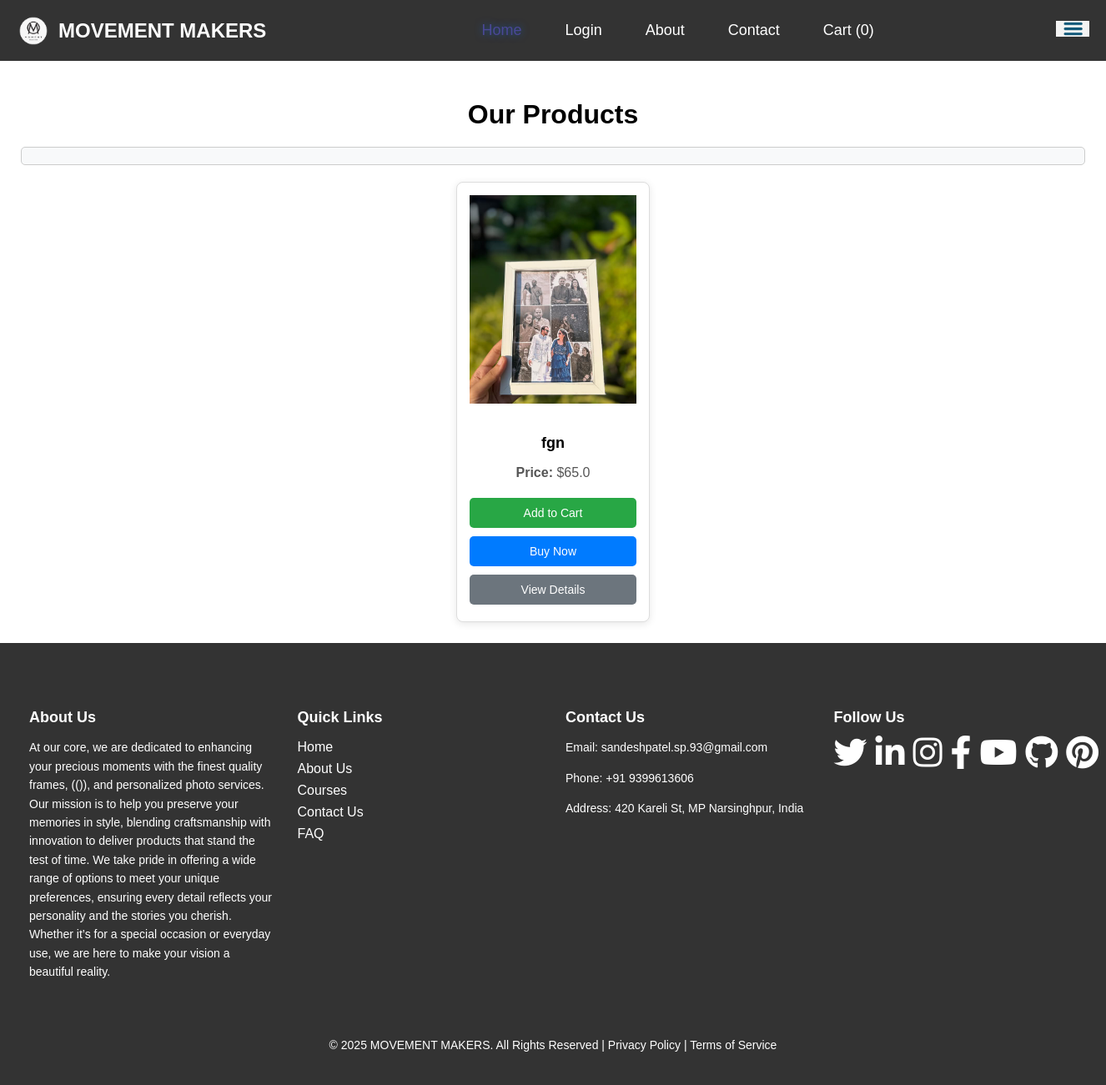
Before: / with the older database file.
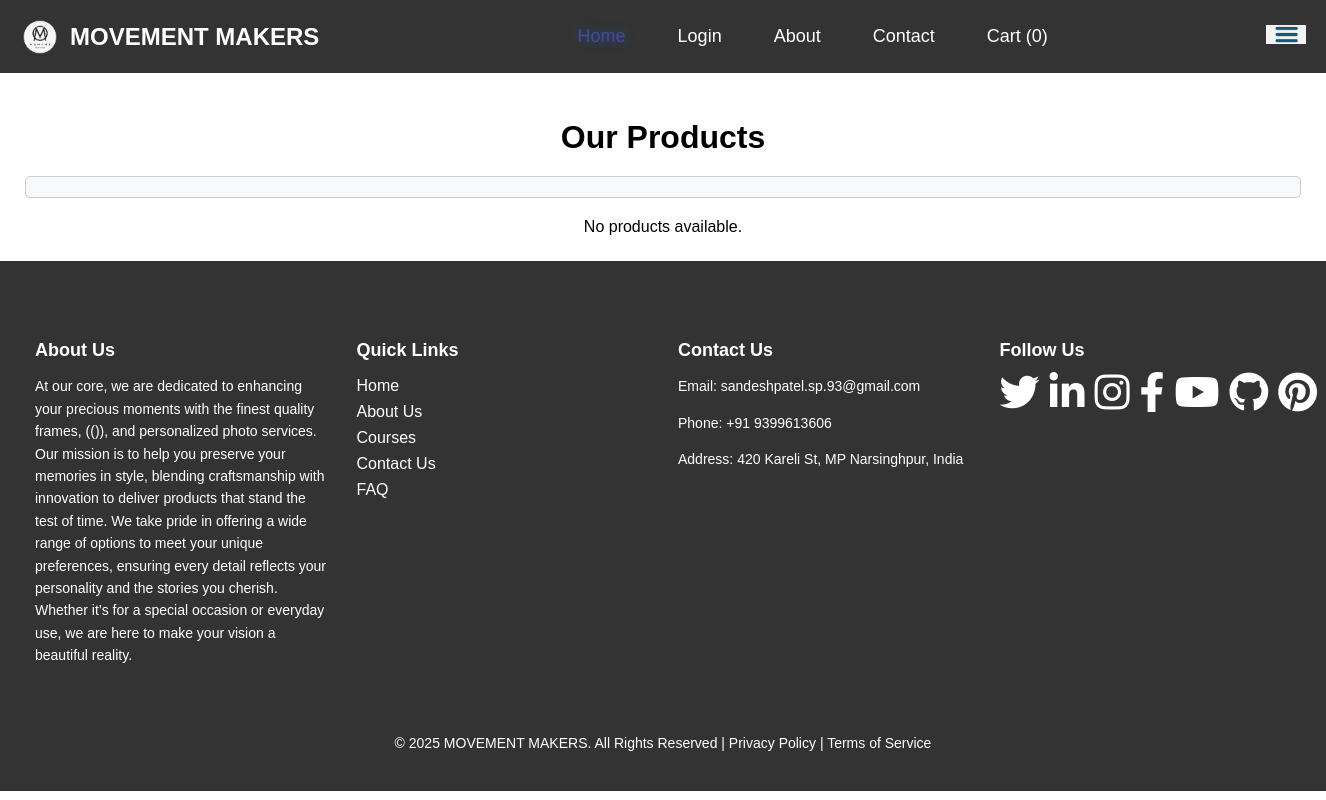
After: the same page with the newer database file.
### app.py (models this page shows)
class Product(db.Model):
    id = db.Column(db.Integer, primary_key=True)
    name = db.Column(db.String(100), nullable=False)
    price = db.Column(db.Float, nullable=False)
    description = db.Column(db.Text, nullable=False)
    image_path = db.Column(db.String(255), nullable=True)
    seller_id = db.Column(db.Integer, db.ForeignKey('user.id', ondelete="CASCADE"), nullable=False)
    seller = db.relationship('User', backref=db.backref('products', lazy=True, cascade="all, delete"))

### app.py (the view)
@app.route('/')
def public_page():
    products = Product.query.all()  # Fetch all products
    return render_template('index.html', products=products)

### templates/index.html (shortened to what this page needs)
<!DOCTYPE html>
<html lang="en">
  <head>
    {% include 'header.html' %}
  </head>
  <body>
    {% include 'navbar.html' %} {% include 'products.html' %} {% include
    'footer.html' %}
  </body>
</html>

### templates/header.html (shortened to what this page needs)
<head>
    <link rel="stylesheet" href="https://cdnjs.cloudflare.com/ajax/libs/font-awesome/5.15.4/css/all.min.css" />
    <link rel="stylesheet" href="{{ url_for('static', filename='style.css') }}" />
</head>

### templates/navbar.html (shortened to what this page needs)
<nav class="navbar">
  <div class="navbar-container">
    <a class="navbar-brand" href="/">
      <img src="/static/uploads/newlogo.png" alt="Logo" class="navbar-logo" />
      <b>MOVEMENT MAKERS</b>
    </a>
    <ul class="navbar-links" id="nav-links">
      <li><a href="/" class="active">Home</a></li>
      <li><a href="/login">Login</a></li>
      <li><a href="#about">About</a></li>
      <li><a href="#contact">Contact</a></li>
      <li>
        <a href="/cart">
          Cart <span id="cart-count">(0)</span>
        </a>
      </li>
    </ul>
    <div class="hamburger" onclick="toggleMenu()">
      <img
        style="max-width: 40px; max-height: 20px"
        src="/static/OIP.png"
        alt="click me"
        srcset=""
      />
    </div>
  </div>
</nav>

### templates/products.html (shortened to what this page needs)
<div class="container">
  <h1>Our Products</h1>
  <div id="messageBox" class="message-box"></div>
  <div class="row">
    {% if products %}
    {% for product in products %}
    <div class="product-card">
      <img
        src="{{ url_for('static', filename=product.image_path) }}"
        alt="{{ product.name }}"
        onclick="viewProductDetails('{{ product.id }}')"
      />
      <h3>{{ product.name }}</h3>
      <p><strong>Price:</strong> ${{ product.price }}</p>
      <button class="btn add-to-cart" onclick="addToCart('{{ product.id }}')">
        Add to Cart
      </button>
      <button
        class="btn buy-now"
        onclick="redirectToCheckout('{{ product.id }}', '{{ product.name }}', '{{ product.price }}')"
      >
        Buy Now
      </button>
      <button
        class="btn view-details"
        onclick="viewProductDetails('{{ product.id }}')"
      >
        View Details
      </button>
    </div>
    {% endfor %}
    {% else %}
    <div class="alert" role="alert">No products available.</div>
    {% endif %}
  </div>
</div>

### templates/footer.html (shortened to what this page needs)
<footer class="footer">
  <div class="footer-container">
    <div class="footer-column">
      <h4>About Us</h4>
      <p>
        At our core, we are dedicated to enhancing your precious moments with the finest quality frames, (()), and personalized photo services. Our mission is to help you preserve your memories in style, blending craftsmanship with innovation to deliver products that stand the test of time.
        We take pride in offering a wide range of options to meet your unique preferences, ensuring every detail reflects your personality and the stories you cherish. Whether it’s for a special occasion or everyday use, we are here to make your vision a beautiful reality.
      </p>
    </div>
    <div class="footer-column">
      <h4>Quick Links</h4>
      <ul>
        <li><a href="/">Home</a></li>
        <li><a href="#about">About Us</a></li>
        <li><a href="/courses">Courses</a></li>
        <li><a href="https://wa.me/9399613606">Contact Us</a></li>
        <li><a href="#">FAQ</a></li>
      </ul>
    </div>
    <div class="footer-column">
      <h4>Contact Us</h4>
      <p>
        Email:
        <a href="mailto:sandeshpatel.sp.93@gmail.com"
          >sandeshpatel.sp.93@gmail.com</a
        >
      </p>
      <p>Phone: <a href="tel:+919399613606">+91 9399613606</a></p>
      <p>Address: 420 Kareli St, MP Narsinghpur, India</p>
    </div>
    <div class="footer-column">
      <h4>Follow Us</h4>
      <div class="social-icons">
        <a
          href="https://x.com/SandeshPat007?t=teYEP7w9aNZYSYKc0sF7dQ&s=09"
          aria-label="Follow us on Twitter"
        >
          <i class="fab fa-twitter"></i>
        </a>
        <a
          href="https://www.linkedin.com/in/sandesh-patel07"
          aria-label="Follow us on LinkedIn"
        >
          <i class="fab fa-linkedin-in"></i>
        </a>
        <a
          href="https://www.instagram.com/sandesh_patel007"
          aria-label="Follow us on Instagram"
        >
          <i class="fab fa-instagram"></i>
        </a>
        <a
          href="https://www.facebook.com/yourprofile"
          aria-label="Follow us on Facebook"
        >
          <i class="fab fa-facebook-f"></i>
        </a>
        <a
          href="https://www.youtube.com/yourchannel"
          aria-label="Subscribe to our YouTube channel"
        >
          <i class="fab fa-youtube"></i>
        </a>
        <a
          href="https://github.com/yourusername"
          aria-label="Check out our GitHub profile"
        >
          <i class="fab fa-github"></i>
        </a>
        <a
          href="https://www.pinterest.com/yourprofile"
          aria-label="Follow us on Pinterest"
        >
          <i class="fab fa-pinterest"></i>
        </a>
      </div>
    </div>
  </div>
  <div class="footer-bottom">
    <p>
      &copy; 2025 MOVEMENT MAKERS. All Rights Reserved |
      <a href="#">Privacy Policy</a> |
      <a href="#">Terms of Service</a>
    </p>
  </div>
</footer>

### static/style.css (style rules this page uses)
body { padding: 0; margin: 0; }
.navbar { background-color: #333; padding: 10px 20px; display: flex; justify-content: space-between; align-items: center; position: relative; }
.navbar-container { display: flex; justify-content: space-between; width: 100%; align-items: center; }
.navbar-logo { height: 40px; width: auto; margin-right: 10px; }
.navbar-brand { display: flex; align-items: center; color: white; text-decoration: none; font-size: 24px; font-weight: bold; transition: transform 0.3s ease, color 0.3s ease; }
.navbar-links { list-style-type: none; display: flex; gap: 20px; }
.navbar-links li { margin: 0; }
.navbar-links a { color: white; text-decoration: none; padding: 8px 16px; font-size: 18px; border-radius: 5px; transition: background-color 0.3s ease; }
.navbar-links a:hover, .navbar-links a.active { transform: scale(1.1); color: #4a4896; text-shadow: 0 0 10px rgba(0, 123, 255, 0.5); }
body { font-family: Arial, sans-serif; }
.container { width: auto; margin: 0 auto; padding: 20px; border: 5px solid white; }
h1 { text-align: center; margin-bottom: 20px; }
.message-box { margin-bottom: 20px; padding: 10px; background-color: #f8f9fa; border: 1px solid #ccc; border-radius: 5px; }
.row { display: flex; flex-wrap: wrap; gap: 20px; justify-content: center; }
.footer { background-color: #333; color: #fff; padding: 40px 20px; }
.footer-container { display: flex; flex-wrap: wrap; justify-content: space-between; }
.footer-column { flex: 1; min-width: 220px; margin: 15px; }
.footer-column h4 { font-size: 18px; font-weight: bold; margin-bottom: 10px; }
.footer-column p { font-size: 14px; line-height: 1.6; }
.footer-column a { color: #fff; text-decoration: none; }
.footer-column ul { list-style-type: none; padding: 0; }
.footer-column ul li { margin-bottom: 8px; }
.footer-column .social-icons { display: flex; gap: 10px; }
.footer-column .social-icons a { font-size: 40px; color: #fff; transition: color 0.3s ease; }
.footer-bottom { text-align: center; margin-top: 40px; font-size: 14px; }
.footer-bottom p { margin: 0; }
.footer-bottom a { color: #fff; text-decoration: none; }

Changed rows visible on the page:
removed Product: image_path (picture), name "fgn", price "65.0"
Other visible differences:
text now shown: "No products available."
